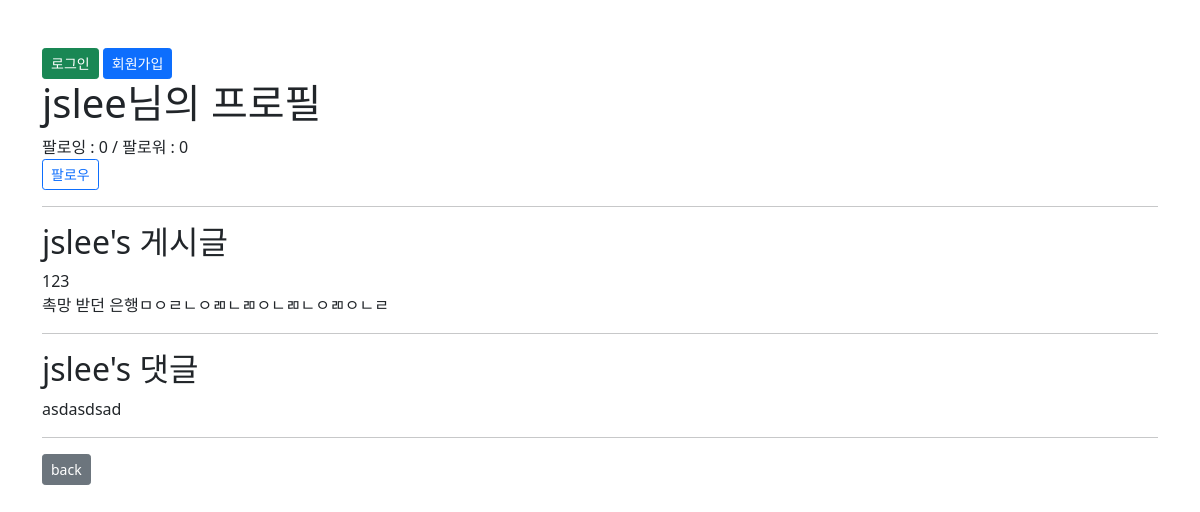
The app's page /accounts/jslee with its own data.
### accounts/models.py (models this page shows)
class User(AbstractUser):
    followings = models.ManyToManyField('self', symmetrical=False, related_name="followers")

### movies/models.py (models this page shows, shortened)
class Movie(models.Model):
    user = models.ForeignKey(settings.AUTH_USER_MODEL,
                             on_delete=models.CASCADE)
    title = models.CharField(max_length=10)
    content = models.TextField()
    created_at = models.DateTimeField(auto_now_add=True)
    updated_at = models.DateTimeField(auto_now=True)
    like_users = models.ManyToManyField(settings.AUTH_USER_MODEL, related_name="like_movies")

class Comment(models.Model):
    movie = models.ForeignKey(Movie, on_delete=models.CASCADE)
    user = models.ForeignKey(settings.AUTH_USER_MODEL,
                             on_delete=models.CASCADE)
    content = models.CharField(max_length=200)
    created_at = models.DateTimeField(auto_now_add=True)
    updated_at = models.DateTimeField(auto_now=True)

### accounts/views.py (the view)
# urls.py: path('<username>', views.profile, name="profile"),
def profile(request, username):
    User = get_user_model()
    person = get_object_or_404(User, username=username)
    context = {
        'person': person,
    }
    return render(request, 'accounts/profile.html', context)

### accounts/templates/accounts/profile.html (shortened to what this page needs)
{% extends 'base.html' %}
{% block content %}
  <h1>{{ person.username }}님의 프로필</h1>
  <div>
    <div>
       팔로잉 : {{ person.followings.all|length }} / 팔로워 : {{ person.followers.all|length }}
    </div>
    {% if person != request.user %}
      <div>
        <form action="{% url 'accounts:follow' person.pk %}" method="POST">
          {% if request.user in person.followers.all %}
            <button class="btn btn-outline-primary btn-sm">팔로우 취소</button>
          {% else %}
            <button class="btn btn-outline-primary btn-sm">팔로우</button>
          {% endif %}
        </form>
      </div>
    {% endif %}
  </div>
  <hr>
  <h2>{{ person.username }}'s 게시글</h2>
  {% for movie in person.movie_set.all %}
    <div>
      {{ movie.content}}
    </div>
  {% endfor %}
  <hr>
  <h2>{{ person.username }}'s 댓글</h2>
  {% for comment in person.comment_set.all %}
    <div>
      {{ comment.content}}
    </div>
  {% endfor %}
  <hr>
  <a href="{% url 'movies:index' %}" class="btn btn-secondary btn-sm">back</a>
{% endblock content %}

### records on screen
User: username "jslee", followings.all|length "0", followers.all|length "0"
Movie: content "123"
Movie: content "촉망 받던 은행ㅁㅇㄹㄴㅇㄻㄴㄻㅇㄴㄻㄴㅇㄻㅇㄴㄹ"
Comment: content "asdasdsad"
